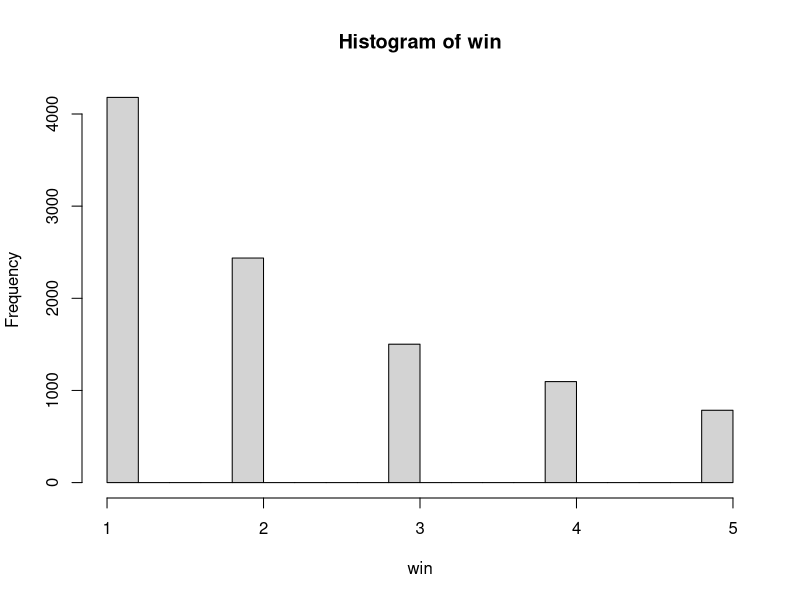

Recreate this plot in R.
## ---- chunk 1
knitr::opts_chunk$set(echo = TRUE)
## ---- chunk 2
sim <- 10000
win <- replicate(sim,0)
for(i in 1:sim){
  P <- c(0,0,0)
  while(max(P) < 8){
    for(j in 1:3){
      roll <- sample(1:6,1)
      P[j] = P[j] + roll
      if(P[j] >= 8){
        break
      }
    }
  }
  win[i] <- j
}
sum(win == 1)/sim
sum(win == 2)/sim
sum(win == 3)/sim
## ---- chunk 3
sim <- 10000
win <- replicate(sim,0)
for(i in 1:sim){
  P <- c(0,0,0)
  while(max(P) < 50){
    for(j in 1:3){
      roll <- sample(1:6,1)
      P[j] = P[j] + roll
      if(P[j] >= 50){
        break
      }
    }
  }
  win[i] <- j
}
sum(win == 1)/sim
sum(win == 2)/sim
sum(win == 3)/sim
## ---- chunk 4
sim <- 10000
win <- replicate(sim,0)
for(i in 1:sim){
  P <- c(0,0,0)
  while(max(P) < 50){
    for(j in 1:3){
      roll <- sample(1:4,1)
      P[j] = P[j] + roll
      if(P[j] >= 50){
        break
      }
    }
  }
  win[i] <- j
}
sum(win == 1)/sim
sum(win == 2)/sim
sum(win == 3)/sim
## ---- chunk 5
sim <- 10000
win <- replicate(sim,0)
for(i in 1:sim){
  P <- c(0,0,0)
  while(max(P) < 8){
    for(j in 1:3){
      roll <- sample(1:6,1)
      P[j] = P[j] + roll
      if(P[j] == 4){
      roll <- sample(1:6,1)
      P[j] = P[j] + roll
    }
      if(P[j] >= 8){
        break
      }
    }
  }
  win[i] <- j
}
sum(win == 1)/sim
sum(win == 2)/sim
sum(win == 3)/sim
## ---- chunk 6
sim <- 10000
win <- replicate(sim,0)
for(i in 1:sim){
  P <- c(0,0,0,0,0)
  while(max(P) < 8){
    for(j in 1:5){
      roll <- sample(1:6,1)
      P[j] = P[j] + roll
      if(P[j] == 4){
      roll <- sample(1:6,1)
      P[j] = P[j] + roll
    }
      if(P[j] >= 8){
        break
      }
    }
  }
  win[i] <- j
}
sum(win == 1)/sim
sum(win == 2)/sim
sum(win == 3)/sim
sum(win == 4)/sim
sum(win == 5)/sim
hist(win)
